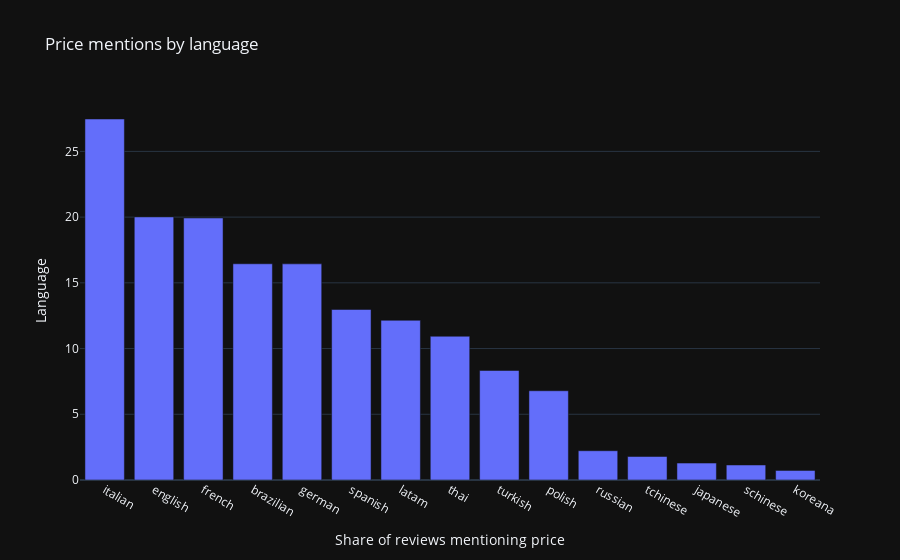

Here is the notebook cell this chart was saved with:
### Code cell
fig = px.bar(
    price_plot,
    x="language",
    y=(price_plot["price_share"]*100).fillna(0),
    title="Price mentions by language"
)
fig.update_traces(textposition="inside")
fig.update_xaxes(title_text="Share of reviews mentioning price")
fig.update_yaxes(title_text="Language")

fig.show()

### Figure 1 — Plotly figure (JSON) as saved in the notebook; plotly's stock layout.template omitted (floating-point values rounded to 4 significant figures)
{"data": [{"hovertemplate": "language=%{x}<br>y=%{y}<extra></extra>", "legendgroup": "", "marker": {"color": "#636efa", "pattern": {"shape": ""}}, "name": "", "orientation": "v", "showlegend": false, "textposition": "inside", "x": ["italian", "english", "french", "brazilian", "german", "spanish", "latam", "thai", "turkish", "polish", "russian", "tchinese", "japanese", "schinese", "koreana"], "xaxis": "x", "y": [27.46, 20.02, 19.93, 16.45, 16.44, 12.97, 12.15, 10.94, 8.333, 6.79, 2.228, 1.791, 1.286, 1.142, 0.7321], "yaxis": "y", "type": "bar"}], "layout": {"xaxis": {"anchor": "y", "domain": [0.0, 1.0], "title": {"text": "Share of reviews mentioning price"}}, "yaxis": {"anchor": "x", "domain": [0.0, 1.0], "title": {"text": "Language"}}, "legend": {"tracegroupgap": 0}, "title": {"text": "Price mentions by language"}, "barmode": "relative"}}
